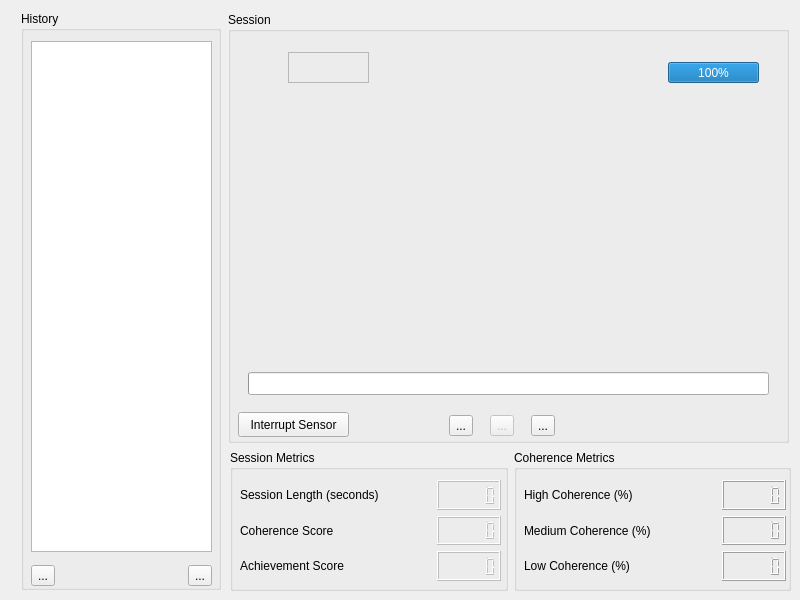
<?xml version="1.0" encoding="UTF-8"?>
<ui version="4.0">
 <class>MainWindow</class>
 <widget class="QMainWindow" name="MainWindow">
  <property name="geometry">
   <rect>
    <x>0</x>
    <y>0</y>
    <width>800</width>
    <height>600</height>
   </rect>
  </property>
  <property name="sizePolicy">
   <sizepolicy hsizetype="Fixed" vsizetype="Fixed">
    <horstretch>0</horstretch>
    <verstretch>0</verstretch>
   </sizepolicy>
  </property>
  <property name="maximumSize">
   <size>
    <width>800</width>
    <height>600</height>
   </size>
  </property>
  <property name="windowTitle">
   <string>HeartWave Simulator</string>
  </property>
  <widget class="QWidget" name="rootWidget">
   <widget class="QGroupBox" name="historyGroupBox">
    <property name="geometry">
     <rect>
      <x>21</x>
      <y>11</y>
      <width>200</width>
      <height>579</height>
     </rect>
    </property>
    <property name="sizePolicy">
     <sizepolicy hsizetype="Fixed" vsizetype="Preferred">
      <horstretch>0</horstretch>
      <verstretch>0</verstretch>
     </sizepolicy>
    </property>
    <property name="minimumSize">
     <size>
      <width>200</width>
      <height>0</height>
     </size>
    </property>
    <property name="title">
     <string>History</string>
    </property>
    <widget class="QListWidget" name="sessionHistoryListWidget">
     <property name="geometry">
      <rect>
       <x>10</x>
       <y>30</y>
       <width>181</width>
       <height>511</height>
      </rect>
     </property>
    </widget>
    <widget class="QWidget" name="layoutWidget">
     <property name="geometry">
      <rect>
       <x>10</x>
       <y>550</y>
       <width>181</width>
       <height>30</height>
      </rect>
     </property>
     <layout class="QHBoxLayout" name="historyToolButtonsHBoxLayout">
      <item>
       <layout class="QHBoxLayout" name="historyToolButtonsLeftHBoxLayout">
        <item>
         <widget class="QToolButton" name="deleteSession">
          <property name="toolTip">
           <string>Delete</string>
          </property>
          <property name="text">
           <string>...</string>
          </property>
          <property name="icon">
           <iconset resource="../res/icons.qrc">
            <normaloff>:/icons/fontawesome/solid/minus.svg</normaloff>:/icons/fontawesome/solid/minus.svg</iconset>
          </property>
         </widget>
        </item>
       </layout>
      </item>
      <item>
       <spacer name="historyToolButtonsSpacer">
        <property name="orientation">
         <enum>Qt::Horizontal</enum>
        </property>
        <property name="sizeHint" stdset="0">
         <size>
          <width>40</width>
          <height>20</height>
         </size>
        </property>
       </spacer>
      </item>
      <item>
       <widget class="QToolButton" name="clearSessionHistory">
        <property name="toolTip">
         <string>Clear All</string>
        </property>
        <property name="text">
         <string>...</string>
        </property>
        <property name="icon">
         <iconset resource="../res/icons.qrc">
          <normaloff>:/icons/fontawesome/solid/trash.svg</normaloff>:/icons/fontawesome/solid/trash.svg</iconset>
        </property>
       </widget>
      </item>
     </layout>
    </widget>
   </widget>
   <widget class="QGroupBox" name="sessionGroupBox">
    <property name="geometry">
     <rect>
      <x>228</x>
      <y>12</y>
      <width>561</width>
      <height>431</height>
     </rect>
    </property>
    <property name="title">
     <string>Session</string>
    </property>
    <widget class="BatteryIndicatorWidget" name="batteryIndicator">
     <property name="geometry">
      <rect>
       <x>440</x>
       <y>50</y>
       <width>91</width>
       <height>21</height>
      </rect>
     </property>
     <property name="toolTip">
      <string>Battery Level</string>
     </property>
     <property name="value">
      <number>100</number>
     </property>
     <property name="alignment">
      <set>Qt::AlignCenter</set>
     </property>
    </widget>
    <widget class="QWidget" name="layoutWidget">
     <property name="geometry">
      <rect>
       <x>210</x>
       <y>400</y>
       <width>130</width>
       <height>28</height>
      </rect>
     </property>
     <layout class="QHBoxLayout" name="sessionToolButtonsLayout">
      <item>
       <widget class="QToolButton" name="startSession">
        <property name="toolTip">
         <string>Start</string>
        </property>
        <property name="text">
         <string>...</string>
        </property>
        <property name="icon">
         <iconset resource="../res/icons.qrc">
          <normaloff>:/icons/fontawesome/solid/play.svg</normaloff>:/icons/fontawesome/solid/play.svg</iconset>
        </property>
       </widget>
      </item>
      <item>
       <widget class="QToolButton" name="stopSession">
        <property name="enabled">
         <bool>false</bool>
        </property>
        <property name="toolTip">
         <string>Stop</string>
        </property>
        <property name="text">
         <string>...</string>
        </property>
        <property name="icon">
         <iconset resource="../res/icons.qrc">
          <normaloff>:/icons/fontawesome/solid/stop.svg</normaloff>:/icons/fontawesome/solid/stop.svg</iconset>
        </property>
       </widget>
      </item>
      <item>
       <widget class="QToolButton" name="powerButton">
        <property name="toolTip">
         <string>Power</string>
        </property>
        <property name="text">
         <string>...</string>
        </property>
        <property name="icon">
         <iconset resource="../res/icons.qrc">
          <normaloff>:/icons/fontawesome/solid/power-off.svg</normaloff>:/icons/fontawesome/solid/power-off.svg</iconset>
        </property>
       </widget>
      </item>
     </layout>
    </widget>
    <widget class="BreathPacerWidget" name="breathPacer">
     <property name="geometry">
      <rect>
       <x>20</x>
       <y>360</y>
       <width>521</width>
       <height>23</height>
      </rect>
     </property>
     <property name="maximum">
      <number>1000</number>
     </property>
     <property name="value">
      <number>0</number>
     </property>
     <property name="alignment">
      <set>Qt::AlignCenter</set>
     </property>
     <property name="format">
      <string/>
     </property>
    </widget>
    <widget class="HRVGraphWidget" name="hrvGraph" native="true">
     <property name="geometry">
      <rect>
       <x>19</x>
       <y>69</y>
       <width>531</width>
       <height>281</height>
      </rect>
     </property>
    </widget>
    <widget class="CoherenceIndicatorWidget" name="coherenceIndicator">
     <property name="geometry">
      <rect>
       <x>60</x>
       <y>40</y>
       <width>81</width>
       <height>31</height>
      </rect>
     </property>
     <property name="frameShape">
      <enum>QFrame::StyledPanel</enum>
     </property>
     <property name="frameShadow">
      <enum>QFrame::Raised</enum>
     </property>
    </widget>
    <widget class="QPushButton" name="interruptSensor">
     <property name="geometry">
      <rect>
       <x>10</x>
       <y>400</y>
       <width>111</width>
       <height>25</height>
      </rect>
     </property>
     <property name="text">
      <string>Interrupt Sensor</string>
     </property>
    </widget>
    <widget class="QLabel" name="HRContactLabel">
     <property name="enabled">
      <bool>true</bool>
     </property>
     <property name="geometry">
      <rect>
       <x>30</x>
       <y>42</y>
       <width>21</width>
       <height>21</height>
      </rect>
     </property>
     <property name="sizePolicy">
      <sizepolicy hsizetype="Minimum" vsizetype="Minimum">
       <horstretch>100</horstretch>
       <verstretch>100</verstretch>
      </sizepolicy>
     </property>
     <property name="maximumSize">
      <size>
       <width>100</width>
       <height>100</height>
      </size>
     </property>
     <property name="text">
      <string/>
     </property>
     <property name="pixmap">
      <pixmap resource="../res/icons.qrc">:/icons/fontawesome/solid/heart-pulse.svg</pixmap>
     </property>
     <property name="scaledContents">
      <bool>true</bool>
     </property>
     <property name="wordWrap">
      <bool>false</bool>
     </property>
    </widget>
    <zorder>HRContactLabel</zorder>
    <zorder>layoutWidget</zorder>
    <zorder>batteryIndicator</zorder>
    <zorder>breathPacer</zorder>
    <zorder>hrvGraph</zorder>
    <zorder>coherenceIndicator</zorder>
    <zorder>interruptSensor</zorder>
   </widget>
   <widget class="QWidget" name="layoutWidget">
    <property name="geometry">
     <rect>
      <x>230</x>
      <y>450</y>
      <width>561</width>
      <height>141</height>
     </rect>
    </property>
    <layout class="QHBoxLayout" name="settingsAndMetricsHBoxLayout">
     <item>
      <widget class="QGroupBox" name="metricsGroupBox">
       <property name="title">
        <string>Session Metrics</string>
       </property>
       <widget class="QWidget" name="layoutWidget">
        <property name="geometry">
         <rect>
          <x>10</x>
          <y>30</y>
          <width>261</width>
          <height>101</height>
         </rect>
        </property>
        <layout class="QVBoxLayout" name="metricsVBoxLayout">
         <item>
          <layout class="QHBoxLayout" name="sessionLengthHBoxLayout">
           <item>
            <widget class="QLabel" name="sessionLengthLabel">
             <property name="text">
              <string>Session Length (seconds)</string>
             </property>
            </widget>
           </item>
           <item>
            <widget class="QLCDNumber" name="sessionLengthLCDNumber">
             <property name="enabled">
              <bool>false</bool>
             </property>
             <property name="sizePolicy">
              <sizepolicy hsizetype="Minimum" vsizetype="Minimum">
               <horstretch>0</horstretch>
               <verstretch>0</verstretch>
              </sizepolicy>
             </property>
             <property name="minimumSize">
              <size>
               <width>64</width>
               <height>0</height>
              </size>
             </property>
             <property name="maximumSize">
              <size>
               <width>64</width>
               <height>16777215</height>
              </size>
             </property>
             <property name="smallDecimalPoint">
              <bool>true</bool>
             </property>
            </widget>
           </item>
          </layout>
         </item>
         <item>
          <layout class="QHBoxLayout" name="coherenceScoreHBoxLayout">
           <item>
            <widget class="QLabel" name="coherenceScoreLabel">
             <property name="text">
              <string>Coherence Score</string>
             </property>
            </widget>
           </item>
           <item>
            <widget class="QLCDNumber" name="coherenceScoreLCDNumber">
             <property name="enabled">
              <bool>false</bool>
             </property>
             <property name="minimumSize">
              <size>
               <width>64</width>
               <height>0</height>
              </size>
             </property>
             <property name="maximumSize">
              <size>
               <width>64</width>
               <height>16777215</height>
              </size>
             </property>
             <property name="smallDecimalPoint">
              <bool>true</bool>
             </property>
             <property name="digitCount">
              <number>5</number>
             </property>
            </widget>
           </item>
          </layout>
         </item>
         <item>
          <layout class="QHBoxLayout" name="achievementScoreHBoxLayout">
           <item>
            <widget class="QLabel" name="achievementScoreLabel">
             <property name="text">
              <string>Achievement Score</string>
             </property>
            </widget>
           </item>
           <item>
            <widget class="QLCDNumber" name="achievementScoreLCDNumber">
             <property name="enabled">
              <bool>false</bool>
             </property>
             <property name="minimumSize">
              <size>
               <width>64</width>
               <height>0</height>
              </size>
             </property>
             <property name="maximumSize">
              <size>
               <width>64</width>
               <height>16777215</height>
              </size>
             </property>
             <property name="smallDecimalPoint">
              <bool>true</bool>
             </property>
            </widget>
           </item>
          </layout>
         </item>
        </layout>
       </widget>
      </widget>
     </item>
     <item>
      <widget class="QGroupBox" name="coherenceMetricsGroup">
       <property name="title">
        <string>Coherence Metrics</string>
       </property>
       <widget class="QWidget" name="layoutWidget">
        <property name="geometry">
         <rect>
          <x>10</x>
          <y>30</y>
          <width>262</width>
          <height>101</height>
         </rect>
        </property>
        <layout class="QVBoxLayout" name="settingsVBoxLayout">
         <item>
          <layout class="QHBoxLayout" name="challengeLevelHBoxLayout">
           <item>
            <widget class="QLabel" name="label1">
             <property name="text">
              <string>High Coherence (%)</string>
             </property>
            </widget>
           </item>
           <item>
            <widget class="QLCDNumber" name="highCoherencePercent">
             <property name="minimumSize">
              <size>
               <width>64</width>
               <height>0</height>
              </size>
             </property>
             <property name="maximumSize">
              <size>
               <width>64</width>
               <height>16777215</height>
              </size>
             </property>
             <property name="smallDecimalPoint">
              <bool>true</bool>
             </property>
            </widget>
           </item>
          </layout>
         </item>
         <item>
          <layout class="QHBoxLayout" name="breathPacerIntervalHBoxLayout">
           <item>
            <widget class="QLabel" name="label2">
             <property name="text">
              <string>Medium Coherence (%)</string>
             </property>
            </widget>
           </item>
           <item>
            <widget class="QLCDNumber" name="mediumCoherencePercent">
             <property name="minimumSize">
              <size>
               <width>64</width>
               <height>0</height>
              </size>
             </property>
             <property name="maximumSize">
              <size>
               <width>64</width>
               <height>16777215</height>
              </size>
             </property>
             <property name="smallDecimalPoint">
              <bool>true</bool>
             </property>
            </widget>
           </item>
          </layout>
         </item>
         <item>
          <layout class="QHBoxLayout" name="simulatedCoherenceLevelHBoxLayout">
           <item>
            <widget class="QLabel" name="label3">
             <property name="text">
              <string>Low Coherence (%)</string>
             </property>
            </widget>
           </item>
           <item>
            <widget class="QLCDNumber" name="lowCoherencePercent">
             <property name="minimumSize">
              <size>
               <width>64</width>
               <height>0</height>
              </size>
             </property>
             <property name="maximumSize">
              <size>
               <width>64</width>
               <height>16777215</height>
              </size>
             </property>
             <property name="smallDecimalPoint">
              <bool>true</bool>
             </property>
            </widget>
           </item>
          </layout>
         </item>
        </layout>
       </widget>
      </widget>
     </item>
    </layout>
   </widget>
  </widget>
 </widget>
 <customwidgets>
  <customwidget>
   <class>BreathPacerWidget</class>
   <extends>QProgressBar</extends>
   <header>../../src/ui/BreathPacerWidget.hpp</header>
  </customwidget>
  <customwidget>
   <class>HRVGraphWidget</class>
   <extends>QWidget</extends>
   <header>../../src/ui/HRVGraphWidget.hpp</header>
   <container>1</container>
  </customwidget>
  <customwidget>
   <class>CoherenceIndicatorWidget</class>
   <extends>QFrame</extends>
   <header>../../src/ui/CoherenceIndicatorWidget.hpp</header>
   <container>1</container>
  </customwidget>
  <customwidget>
   <class>BatteryIndicatorWidget</class>
   <extends>QProgressBar</extends>
   <header>../../src/ui/BatteryIndicatorWidget.hpp</header>
  </customwidget>
 </customwidgets>
 <tabstops>
  <tabstop>sessionHistoryListWidget</tabstop>
  <tabstop>deleteSession</tabstop>
  <tabstop>clearSessionHistory</tabstop>
  <tabstop>startSession</tabstop>
  <tabstop>stopSession</tabstop>
  <tabstop>powerButton</tabstop>
 </tabstops>
 <resources>
  <include location="../res/icons.qrc"/>
 </resources>
 <connections/>
</ui>
